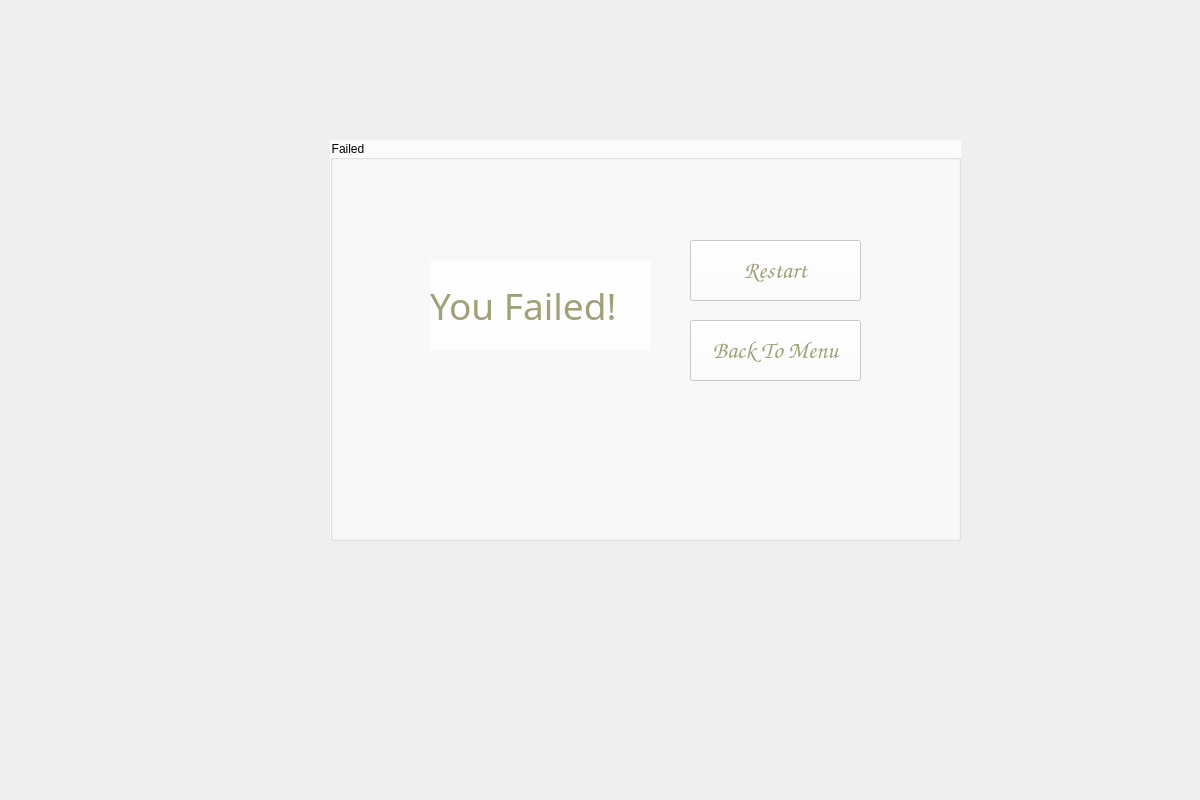
<?xml version="1.0" encoding="UTF-8"?>
<ui version="4.0">
 <class>FailedWidget</class>
 <widget class="QWidget" name="FailedWidget">
  <property name="geometry">
   <rect>
    <x>0</x>
    <y>0</y>
    <width>1200</width>
    <height>800</height>
   </rect>
  </property>
  <property name="windowTitle">
   <string>Form</string>
  </property>
  <widget class="QGroupBox" name="groupBox">
   <property name="geometry">
    <rect>
     <x>330</x>
     <y>140</y>
     <width>631</width>
     <height>401</height>
    </rect>
   </property>
   <property name="styleSheet">
    <string notr="true">background-color: rgba(255, 255, 255, 190);</string>
   </property>
   <property name="title">
    <string>Failed</string>
   </property>
   <widget class="QLabel" name="label_2">
    <property name="geometry">
     <rect>
      <x>100</x>
      <y>120</y>
      <width>221</width>
      <height>91</height>
     </rect>
    </property>
    <property name="font">
     <font>
      <family>华文琥珀</family>
      <pointsize>28</pointsize>
      <italic>false</italic>
      <bold>false</bold>
     </font>
    </property>
    <property name="styleSheet">
     <string notr="true">font: 28pt &quot;华文琥珀&quot;;
color: rgb(161, 161, 120);</string>
    </property>
    <property name="text">
     <string>You Failed!</string>
    </property>
   </widget>
   <widget class="QPushButton" name="btnRestart">
    <property name="geometry">
     <rect>
      <x>360</x>
      <y>100</y>
      <width>171</width>
      <height>61</height>
     </rect>
    </property>
    <property name="font">
     <font>
      <family>Comic Sans MS</family>
      <pointsize>18</pointsize>
      <italic>false</italic>
      <bold>false</bold>
     </font>
    </property>
    <property name="styleSheet">
     <string notr="true">font: 18pt &quot;Comic Sans MS&quot;;
color: rgb(161, 161, 120);</string>
    </property>
    <property name="text">
     <string>Restart</string>
    </property>
   </widget>
   <widget class="QPushButton" name="btnBackToMenu">
    <property name="geometry">
     <rect>
      <x>360</x>
      <y>180</y>
      <width>171</width>
      <height>61</height>
     </rect>
    </property>
    <property name="font">
     <font>
      <family>Comic Sans MS</family>
      <pointsize>18</pointsize>
      <italic>false</italic>
      <bold>false</bold>
     </font>
    </property>
    <property name="styleSheet">
     <string notr="true">font: 18pt &quot;Comic Sans MS&quot;;
color: rgb(161, 161, 120);</string>
    </property>
    <property name="text">
     <string>Back To Menu</string>
    </property>
   </widget>
  </widget>
 </widget>
 <resources/>
 <connections/>
</ui>
